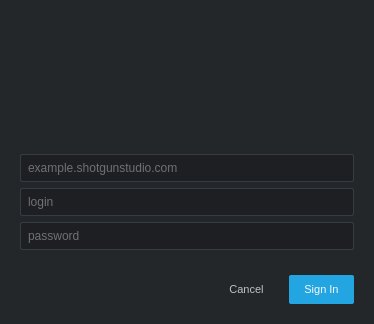
<?xml version="1.0" encoding="UTF-8"?>
<ui version="4.0">
 <class>LoginDialog</class>
 <widget class="QDialog" name="LoginDialog">
  <property name="windowModality">
   <enum>Qt::ApplicationModal</enum>
  </property>
  <property name="geometry">
   <rect>
    <x>0</x>
    <y>0</y>
    <width>374</width>
    <height>324</height>
   </rect>
  </property>
  <property name="styleSheet">
   <string notr="true">QWidget
{
    background-color:  rgb(36, 39, 42);
    color: rgb(192, 193, 195);
    selection-background-color: rgb(168, 123, 43);
    selection-color: rgb(230, 230, 230);
    font-size: 11px;
}

QPushButton
{
	background-color: transparent;
	border-radius: 2px;
	padding: 8px;
	padding-left: 15px;
	padding-right: 15px;
}

QLineEdit
{
	background-color: rgb(29, 31, 34);
	border: 1px solid rgb(54, 60, 66);
	border-radius: 2px;
	padding: 5px;
    font-size: 12px;
}

QLineEdit:focus
{
	border: 1px solid rgb(48, 167, 227);

}</string>
  </property>
  <property name="modal">
   <bool>true</bool>
  </property>
  <layout class="QVBoxLayout" name="verticalLayout_2" stretch="1,0,0,0,0,0">
   <property name="margin">
    <number>20</number>
   </property>
   <item>
    <layout class="QHBoxLayout" name="horizontalLayout" stretch="0">
     <property name="spacing">
      <number>0</number>
     </property>
     <property name="sizeConstraint">
      <enum>QLayout::SetMinAndMaxSize</enum>
     </property>
     <item>
      <widget class="AspectPreservingLabel" name="logo">
       <property name="sizePolicy">
        <sizepolicy hsizetype="Preferred" vsizetype="Preferred">
         <horstretch>0</horstretch>
         <verstretch>0</verstretch>
        </sizepolicy>
       </property>
       <property name="maximumSize">
        <size>
         <width>250</width>
         <height>150</height>
        </size>
       </property>
       <property name="text">
        <string/>
       </property>
       <property name="alignment">
        <set>Qt::AlignCenter</set>
       </property>
       <property name="textInteractionFlags">
        <set>Qt::NoTextInteraction</set>
       </property>
      </widget>
     </item>
    </layout>
   </item>
   <item>
    <widget class="QLineEdit" name="site">
     <property name="minimumSize">
      <size>
       <width>308</width>
       <height>0</height>
      </size>
     </property>
     <property name="placeholderText">
      <string>example.shotgunstudio.com</string>
     </property>
    </widget>
   </item>
   <item>
    <widget class="QLineEdit" name="login">
     <property name="minimumSize">
      <size>
       <width>308</width>
       <height>0</height>
      </size>
     </property>
     <property name="placeholderText">
      <string>login</string>
     </property>
    </widget>
   </item>
   <item>
    <widget class="QLineEdit" name="password">
     <property name="minimumSize">
      <size>
       <width>308</width>
       <height>0</height>
      </size>
     </property>
     <property name="echoMode">
      <enum>QLineEdit::Password</enum>
     </property>
     <property name="placeholderText">
      <string>password</string>
     </property>
    </widget>
   </item>
   <item>
    <widget class="QLabel" name="message">
     <property name="sizePolicy">
      <sizepolicy hsizetype="Preferred" vsizetype="Fixed">
       <horstretch>0</horstretch>
       <verstretch>0</verstretch>
      </sizepolicy>
     </property>
     <property name="text">
      <string/>
     </property>
     <property name="alignment">
      <set>Qt::AlignLeading|Qt::AlignLeft|Qt::AlignVCenter</set>
     </property>
     <property name="wordWrap">
      <bool>true</bool>
     </property>
     <property name="margin">
      <number>4</number>
     </property>
    </widget>
   </item>
   <item>
    <layout class="QHBoxLayout" name="button_layout" stretch="1,0,0">
     <property name="spacing">
      <number>10</number>
     </property>
     <property name="leftMargin">
      <number>5</number>
     </property>
     <item>
      <spacer name="sign_in_hspacer">
       <property name="orientation">
        <enum>Qt::Horizontal</enum>
       </property>
       <property name="sizeHint" stdset="0">
        <size>
         <width>40</width>
         <height>20</height>
        </size>
       </property>
      </spacer>
     </item>
     <item>
      <widget class="QPushButton" name="cancel">
       <property name="styleSheet">
        <string notr="true"/>
       </property>
       <property name="text">
        <string>Cancel</string>
       </property>
       <property name="autoDefault">
        <bool>false</bool>
       </property>
       <property name="flat">
        <bool>true</bool>
       </property>
      </widget>
     </item>
     <item>
      <widget class="QPushButton" name="sign_in">
       <property name="styleSheet">
        <string notr="true">color: rgb(248, 248, 248);
background-color: rgb(35, 165, 225);</string>
       </property>
       <property name="text">
        <string>Sign In</string>
       </property>
       <property name="autoDefault">
        <bool>false</bool>
       </property>
       <property name="default">
        <bool>true</bool>
       </property>
       <property name="flat">
        <bool>true</bool>
       </property>
      </widget>
     </item>
    </layout>
   </item>
  </layout>
 </widget>
 <customwidgets>
  <customwidget>
   <class>AspectPreservingLabel</class>
   <extends>QLabel</extends>
   <header>..aspect_preserving_label</header>
  </customwidget>
 </customwidgets>
 <resources>
  <include location="resources.qrc"/>
 </resources>
 <connections/>
</ui>
